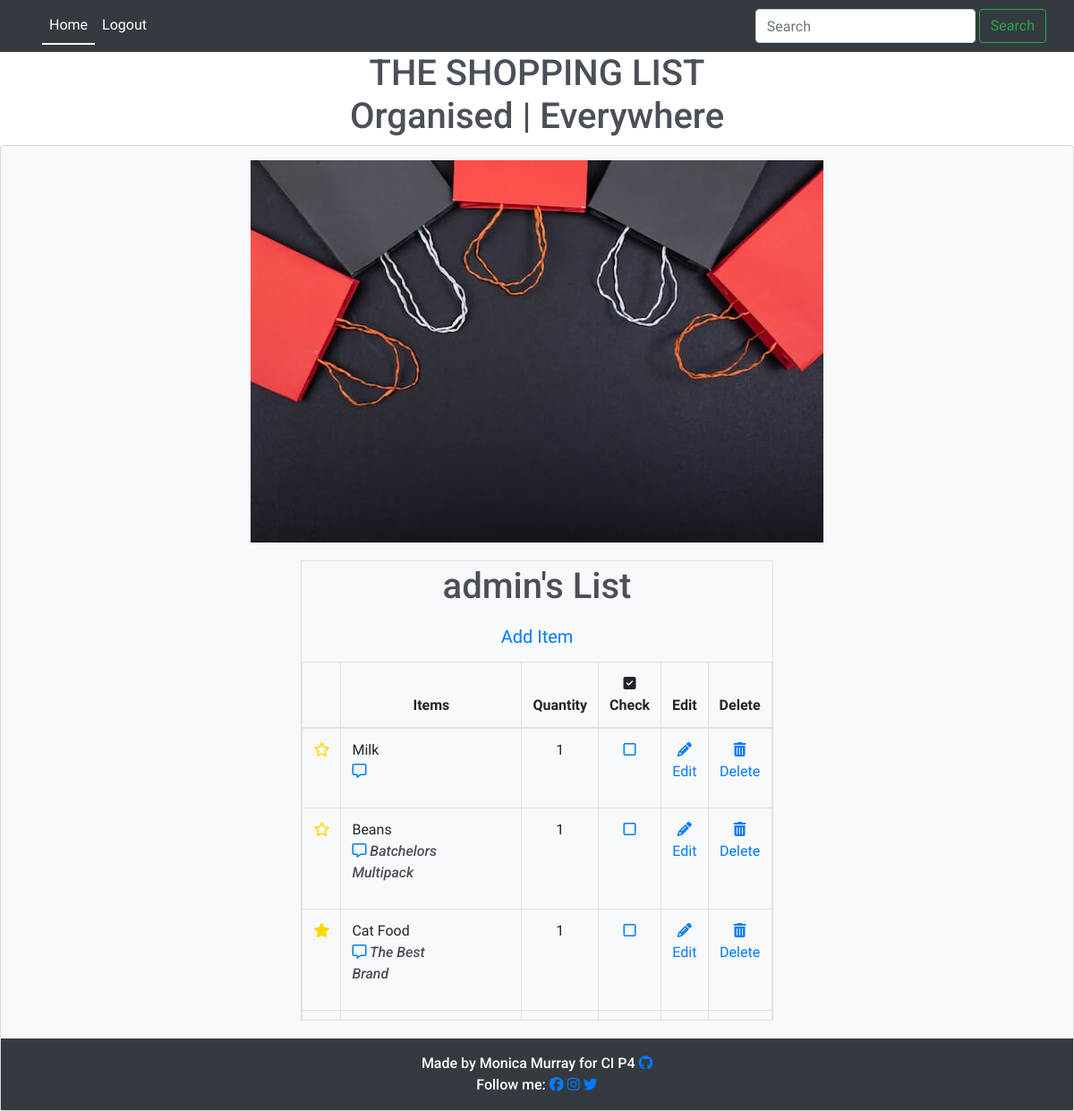
The app's page / (signed in) with its own data.
### list/models.py (models this page shows, shortened)
class Entry(models.Model):
    item_name = models.CharField(
        max_length=60, null=False, blank=False, unique=True)
    quantity = models.IntegerField(
        choices=QUANTITY_CHOICES, default='1')
    star = models.BooleanField(default=False)
    user = models.ForeignKey(User, on_delete=models.CASCADE)
    category = models.CharField(
        max_length=20, choices=CATEGORY_CHOICES, default='Fresh')
    added_on = models.DateTimeField(auto_now_add=True)
    check_item_as_done = models.BooleanField(default=False)
    class Meta:
        ordering = ['-added_on', '-star',]

class Note(models.Model):
    item = models.OneToOneField(
        Entry, on_delete=models.CASCADE, related_name='notes')
    user = models.ForeignKey(User, on_delete=models.CASCADE)
    body = models.TextField()
    added_on = models.DateTimeField(auto_now_add=True)
    def __str__(self):
        return self.body

### list/views.py (the view)
# urls.py: path('', views.EntryList.as_view(), name='home'),
class EntryList(generic.ListView):
    model = Entry
    queryset = Entry.objects.all()
    template_name = 'index.html'
    paginate_by = 100
    def get_queryset(self, **kwargs):
        search = self.request.GET.get('query')
        if search:
            entries = self.model.objects.filter(
                Q(category__icontains=search)|Q(item_name__icontains=search)|
                Q(category__in=[choice[0] for choice in CATEGORY_CHOICES if choice[1].lower().startswith(search.lower())])
            )
        else:
            entries = self.model.objects.all()
        return entries
    def index(request):
        entries = Entry.objects.all()
        shoppingFilter = EntryFilter(request.GET, queryset=entries)
        entries = shoppingFilter.qs
        return render(request, 'base.html', {'filter': shoppingFilter})

### templates/index.html (shortened to what this page needs)
{% extends 'base.html' %}
{% load static %}
{% block content %}
<div class="image-container mt-3">
  <img
    src="{% static 'images/tamanna-rumee-eD1RNYzzUxc-unsplash (1) (1).jpg' %}"
    class="img-fluid"
    alt="The Shopping List and Organiser landing image"
  />
</div>
<div class="card-body justify-content-center">
  <div class="row justify-content-center">
    {% if user.is_authenticated %}
    <div class="table-responsive-sm table-bordered pt-1">
      <h1>{{user.username}}'s List</h1>
      <button type="button" class="btn btn-lg mb-1">
        <a href="{% url 'add' %}">Add Item</a>
      </button>
      <div style="max-width: 100%; max-height: 400px; overflow-y: scroll">
        <table class="table">
          <thead>
            <tr>
              <th scope="col" class="w-auto"></th>
              <th scope="col"class="w-50">Items</th>
              <th scope="col" class="w-auto">Quantity</th>
              <th scope="col" class="w-auto"><i class="fa-solid fa-square-check"></i>Check</th>
              <th scope="col" class="w-auto">Edit</th>
              <th scope="col" class="w-auto">Delete</th>
            </tr>
          </thead>
          <tbody>
            {% for entry in entry_list %}
            <tr>
              {% if entry.star %}
                <td>
                  <a href="{% url 'toggle_star' entry.id %}">
                    <i class="fa-solid fa-star" style="color: gold"></i>
                  </a>
                </td>
              {% else %}
                <td>
                  <a href="{% url 'toggle_star' entry.id %}">
                    <i class="fa-regular fa-star" style="color: gold"></i>
                  </a>
                </td>
              {% endif %}
              {% if entry.check_item_as_done %}
                <td class="text-left text-capitalize">
                  <strike> {{ entry.item_name }} </strike>
                </td>
                <td>{{entry.quantity}}</td>
                <td>
                  <a href="{% url 'toggle_check' entry.id %}">
                    <i class="fa-solid fa-square-check"></i>
                  </a>
                </td>
                <td></td>
                <td>
                  <a href="{% url 'delete' entry.id %}"
                    ><i class="fa-solid fa-trash-can"></i> Delete</a>
                </td>
              {% else %}
                <td class="text-left text-capitalize">
                  {{ entry.item_name }}
                  <p
                    class="text-capitalize font-italic text-wrap"
                    style="width: 6rem"
                  >
                    <a href="{% url 'note' entry.id %}"
                      >
                      <i class="fa-regular fa-message"></i>
                      </a>
                      {{entry.notes}}
                  </p>
                </td>
                <td>{{entry.quantity}}</td>
                <td>
                  <a href="{% url 'toggle_check' entry.id %}">
                    <i class="fa-regular fa-square"></i>
                  </a>
                </td>
                <td>
                  <a href="{% url 'edit' entry.id %}">
                    <i class="fa-solid fa-pencil"></i> Edit</a>
                </td>
                <td>
                  <a href="{% url 'delete' entry.id %}">
                    <i class="fa-solid fa-trash-can"></i> Delete</a>
                </td>
              {% endif %}
            </tr>
            {% empty %}
              <tr>
              The Shopping list is currently empty.
              </tr>
            {% endfor %}
          </tbody>
        </table>
      </div>
    </div>
  {% endif %}
</div>
{% endblock %}

### static/css/style.css (style rules this page uses)
body { background-color: #fff; font-family: 'Nanum Myeongjo', 'Roboto', sans-serif; color: #fff; text-align: center; font-weight: 300; }
h1, h2, h3, h4, h5, h6, p { font-family: 'Roboto', sans-serif; color: #4b4f58; font-weight: 500; }
tbody { height: 120px; overflow-y: scroll; }

### records on screen
Entry: item_name "Milk", quantity "1"
Entry: item_name "Beans", notes "Batchelors Multipack", quantity "1"
Entry: item_name "Cat Food", notes "The Best Brand", quantity "1"

### other values on screen
{{ user.username }} "admin"
